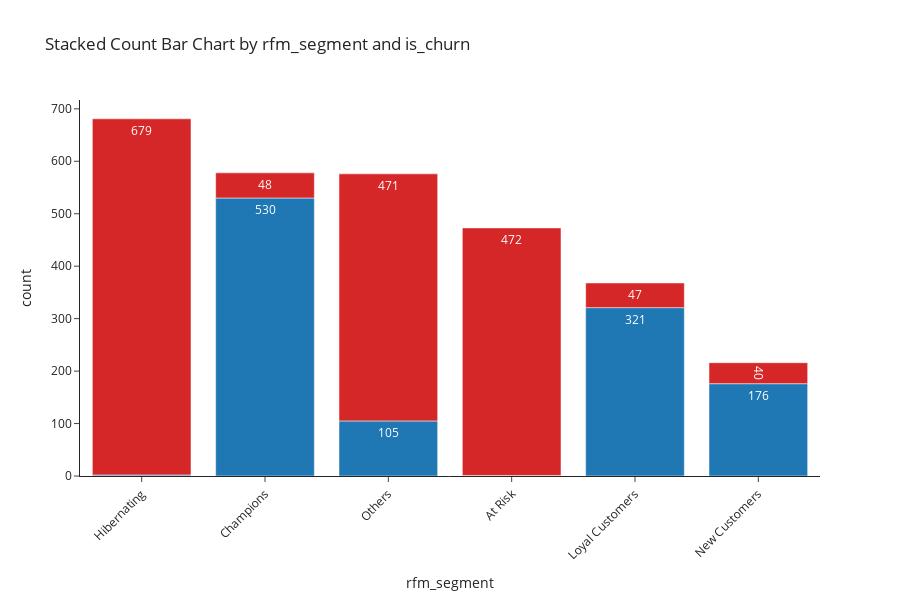

The notebook cell this image was saved under:
### Code cell
ordered_df, fig = mk.create_stacked_count_bar_chart(customers_screenshot_summary_df, "rfm_segment", "is_churn")
fig

### Figure 1 — Plotly figure (JSON) as saved in the notebook; plotly's stock layout.template omitted (floating-point values rounded to 4 significant figures)
{"data": [{"customdata": [["0", 681], ["1", 681], ["0", 578], ["1", 578], ["0", 576], ["1", 576], ["0", 473], ["1", 473], ["0", 368], ["1", 368], ["0", 216], ["1", 216]], "hovertemplate": "<b>%{x}</b><br>is_churn: %{customdata[0]}<br>Total Count: %{customdata[1]:,}<br>Count: %{y:,}<extra></extra>", "marker": {"color": ["#1f77b4", "#d62728", "#1f77b4", "#d62728", "#1f77b4", "#d62728", "#1f77b4", "#d62728", "#1f77b4", "#d62728", "#1f77b4", "#d62728"]}, "name": "Bar", "text": [2.0, 679.0, 530.0, 48.0, 105.0, 471.0, 1.0, 472.0, 321.0, 47.0, 176.0, 40.0], "textposition": "auto", "type": "bar", "x": ["Hibernating", "Hibernating", "Champions", "Champions", "Others", "Others", "At Risk", "At Risk", "Loyal Customers", "Loyal Customers", "New Customers", "New Customers"], "y": [2, 679, 530, 48, 105, 471, 1, 472, 321, 47, 176, 40]}], "layout": {"height": 600, "title": {"text": "Stacked Count Bar Chart by rfm_segment and is_churn"}, "uniformtext": {"minsize": 8, "mode": "hide"}, "width": 900, "xaxis": {"tickangle": -45, "title": {"text": "rfm_segment"}}, "yaxis": {"title": {"text": "count"}, "type": "linear"}}}
